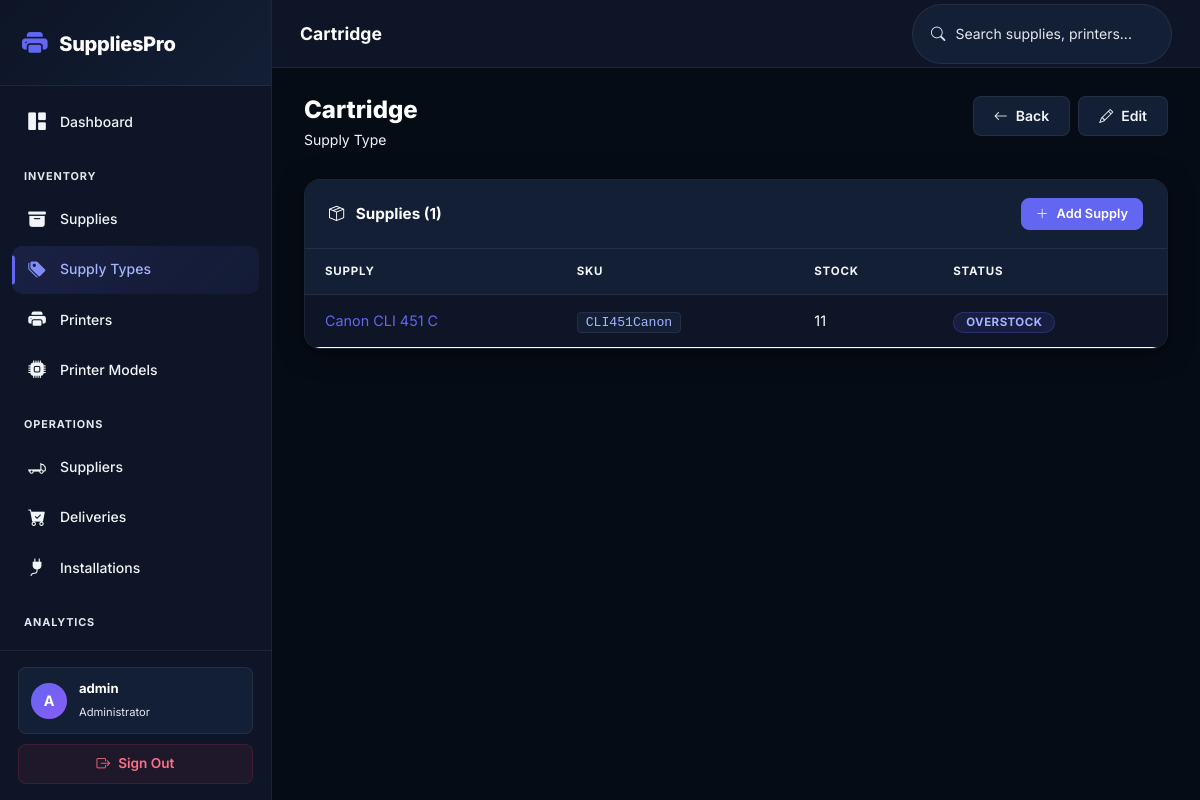
The app's page /supply-types/1/ (signed in) with its own data.
### inventory/models.py (models this page shows, shortened)
class User(AbstractUser):
    ROLE_CHOICES = [
        ('admin', 'Administrator'),
        ('manager', 'Manager'),
    ]
    role = models.CharField(max_length=20, choices=ROLE_CHOICES, default='manager')
    phone = models.CharField(max_length=20, blank=True)
    class Meta:
        verbose_name = 'User'
        verbose_name_plural = 'Users'

class SupplyType(models.Model):
    name = models.CharField(max_length=200, unique=True)
    description = models.TextField(blank=True)
    is_active = models.BooleanField(default=True)
    created_at = models.DateTimeField(auto_now_add=True)
    updated_at = models.DateTimeField(auto_now=True)
    class Meta:
        ordering = ['name']
        verbose_name = 'Supply Type'
        verbose_name_plural = 'Supply Types'

class Supply(models.Model):
    STATUS_CHOICES = [
        ('out_of_stock', 'Out of Stock'),
        ('low_stock', 'Low Stock'),
        ('normal', 'Normal'),
        ('overstock', 'Overstock'),
    ]
    name = models.CharField(max_length=200)
    name_slug = models.CharField(max_length=200, null=True, blank=True)
    sku = models.CharField(max_length=100, unique=True)
    supply_type = models.ForeignKey(SupplyType, on_delete=models.SET_NULL, null=True, blank=True, related_name='supplies')
    description = models.TextField(blank=True)
    printer_models = models.ManyToManyField(PrinterModel, related_name='supplies')
    suppliers = models.ManyToManyField(Supplier, blank=True, related_name='supplies')
    current_stock = models.IntegerField(default=0, validators=[MinValueValidator(0)])
    low_stock_threshold = models.IntegerField(default=10, validators=[MinValueValidator(0)])
    max_stock_threshold = models.IntegerField(null=True, blank=True, validators=[MinValueValidator(1)])
    unit_price = models.DecimalField(max_digits=10, decimal_places=2, null=True, blank=True, validators=[MinValueValidator(Decimal('0.01'))])
    image = models.ImageField(upload_to='supplies/', blank=True, null=True)
    is_active = models.BooleanField(default=True)
    created_at = models.DateTimeField(auto_now_add=True)
    updated_at = models.DateTimeField(auto_now=True)
    class Meta:
        ordering = ['name']
    @property
    def status(self):
        if self.current_stock == 0:
            return 'out_of_stock'
        elif self.max_stock_threshold and self.current_stock > self.max_stock_threshold:
            return 'overstock'
        elif self.current_stock <= self.low_stock_threshold:
            return 'low_stock'
        return 'normal'

### inventory/views.py (the view)
# urls.py: path('supply-types/<int:pk>/', views.SupplyTypeDetailView.as_view(), name='supply_type_detail'),
class SupplyTypeDetailView(LoginRequiredMixin, DetailView):
    model = SupplyType
    template_name = 'inventory/supply_type_detail.html'
    context_object_name = 'supply_type'
    def get_context_data(self, **kwargs):
        context = super().get_context_data(**kwargs)
        supply_type = self.object
        context['supplies'] = Supply.objects.filter(supply_type=supply_type, is_active=True)
        return context

### rbac/services.py (called while the page is built)
def get_user_permissions(user):
    if not user.is_authenticated:
        return set()
    cache_key = f'user_permissions_{user.pk}'
    permissions = cache.get(cache_key)
    if permissions is None:
        permissions = set()
        user_roles = Role.objects.filter(user_roles__user=user)
        for role in user_roles:
            for perm in role.permissions.all():
                permissions.add(perm.code)
        cache.set(cache_key, permissions, timeout=3600)
    return permissions

def get_user_roles(user):
    if not user.is_authenticated:
        return Role.objects.none()
    return Role.objects.filter(user_roles__user=user)

### templates/inventory/supply_type_detail.html (shortened to what this page needs)
{% extends "base.html" %}
{% block page_title %}{{ supply_type.name }}{% endblock %}
{% block content %}
<div class="page-header">
    <div>
        <h2>{{ supply_type.name }}</h2>
        <p>Supply Type</p>
    </div>
    <div class="d-flex gap-2">
        <a href="{% url 'supply_type_list' %}" class="btn btn-ghost">
            <i class="bi bi-arrow-left"></i> Back
        </a>
        <a href="{% url 'supply_type_update' supply_type.pk %}" class="btn btn-ghost">
            <i class="bi bi-pencil"></i> Edit
        </a>
    </div>
</div>
<div class="card mt-4">
    <div class="card-header d-flex justify-content-between align-items-center">
        <span>
            <i class="bi bi-box-seam me-2"></i> Supplies ({{ supplies.count }})
        </span>
        <a href="{% url 'supply_create' %}" class="btn btn-primary btn-sm">
            <i class="bi bi-plus-lg"></i> Add Supply
        </a>
    </div>
    <div class="card-body p-0">
        {% if supplies %}
        <table class="table">
            <thead>
                <tr>
                    <th>Supply</th>
                    <th>SKU</th>
                    <th>Stock</th>
                    <th>Status</th>
                </tr>
            </thead>
            <tbody>
                {% for supply in supplies %}
                <tr>
                    <td>
                        <a href="{% url 'supply_detail' supply.pk %}">{{ supply.name }}</a>
                    </td>
                    <td><code>{{ supply.sku }}</code></td>
                    <td>{{ supply.current_stock }}</td>
                    <td>
                        {% if supply.status == 'out_of_stock' %}<span class="badge badge-danger">Out of Stock</span>
                        {% elif supply.status == 'low_stock' %}<span class="badge badge-warning">Low Stock</span>
                        {% elif supply.status == 'overstock' %}<span class="badge badge-primary">Overstock</span>
                        {% else %}<span class="badge badge-success">Normal</span>{% endif %}
                    </td>
                </tr>
                {% endfor %}
            </tbody>
        </table>
        {% endif %}
    </div>
</div>
{% endblock %}

### templates/base.html (shortened to what this page needs)
{% load rbac %}
<!DOCTYPE html>
<html lang="en">
<head>
    <link href="https://cdn.jsdelivr.net/npm/bootstrap@5.3.0/dist/css/bootstrap.min.css" rel="stylesheet">
    <link rel="stylesheet" href="https://cdn.jsdelivr.net/npm/bootstrap-icons@1.11.0/font/bootstrap-icons.css">
    <link href="https://cdn.jsdelivr.net/npm/select2@4.1.0-rc.0/dist/css/select2.min.css" rel="stylesheet"/>
    <link href="https://cdn.jsdelivr.net/npm/select2-bootstrap-5-theme@1.3.0/dist/select2-bootstrap-5-theme.min.css" rel="stylesheet"/>
    <link rel="stylesheet" href="/static/css/style.css">
</head>
<body>
{% if user.is_authenticated %}
<aside class="sidebar" id="sidebar">
    <div class="brand">
        <i class="bi bi-printer-fill"></i>
        <span>SuppliesPro</span>
    </div>
    <nav>
        <a href="{% url 'dashboard' %}" class="{% if request.resolver_match.url_name == 'dashboard' %}active{% endif %}">
            <i class="bi bi-grid-1x2-fill"></i> Dashboard
        </a>
        <div class="section-title">Inventory</div>
        <a href="{% url 'supply_list' %}" class="{% if 'supply' in request.resolver_match.url_name and 'model' not in request.resolver_match.url_name and 'type' not in request.resolver_match.url_name %}active{% endif %}">
            <i class="bi bi-archive-fill"></i> Supplies
        </a>
        <a href="{% url 'supply_type_list' %}" class="{% if 'supply_type' in request.resolver_match.url_name %}active{% endif %}">
            <i class="bi bi-tags-fill"></i> Supply Types
        </a>
        <a href="{% url 'printer_list' %}" class="{% if 'printer' in request.resolver_match.url_name and 'model' not in request.resolver_match.url_name %}active{% endif %}">
            <i class="bi bi-printer-fill"></i> Printers
        </a>
        <a href="{% url 'printer_model_list' %}" class="{% if 'printer_model' in request.resolver_match.url_name %}active{% endif %}">
            <i class="bi bi-cpu-fill"></i> Printer Models
        </a>
        <div class="section-title">Operations</div>
        <a href="{% url 'supplier_list' %}" class="{% if 'supplier' in request.resolver_match.url_name %}active{% endif %}">
            <i class="bi bi-truck-flatbed"></i> Suppliers
        </a>
        <a href="{% url 'delivery_list' %}" class="{% if 'delivery' in request.resolver_match.url_name %}active{% endif %}">
            <i class="bi bi-cart-check-fill"></i> Deliveries
        </a>
        <a href="{% url 'installation_list' %}" class="{% if 'installation' in request.resolver_match.url_name %}active{% endif %}">
            <i class="bi bi-plug-fill"></i> Installations
        </a>
        <div class="section-title">Analytics</div>
        <a href="{% url 'inventory_report' %}" class="{% if 'inventory_report' in request.resolver_match.url_name %}active{% endif %}">
        </a>
    </nav>
    <div class="user-info">
        <div class="user-pill">
            <div class="avatar">{{ user.username|first|upper }}</div>
            <div class="name-role">
                <span class="d-block fw-bold text-white small">{{ user.username }}</span>
                <span class="role">{{ user.get_role_display }}</span>
            </div>
        </div>
        <a href="{% url 'logout' %}" class="logout-link">
            <i class="bi bi-box-arrow-right"></i> Sign Out
        </a>
    </div>
</aside>
<div class="main-content">
    <header class="top-bar">
        <div class="d-flex align-items-center gap-3">
            <h1>{% block page_title %}Dashboard{% endblock %}</h1>
        </div>
        <div class="search-box">
            <form method="get" action="{% url 'global_search' %}" class="d-flex align-items-center gap-2">
                <i class="bi bi-search"></i>
                <input type="text" name="q" placeholder="Search supplies, printers..." id="globalSearch">
            </form>
        </div>
    </header>
    <main>
        {% block content %}{% endblock %}
    </main>
</div>
{% else %}
<div class="login-container">
    {% block login_content %}{% endblock %}
</div>
{% endif %}
</body>
</html>

### records on screen
User: username|first "A", username "admin", role "Administrator"
SupplyType: name "Cartridge"
Supply: name "Canon CLI 451 C", sku "CLI451Canon", current_stock "11", max_stock_threshold "OVERSTOCK"

### other values on screen
{{ supplies.count }} "1"
